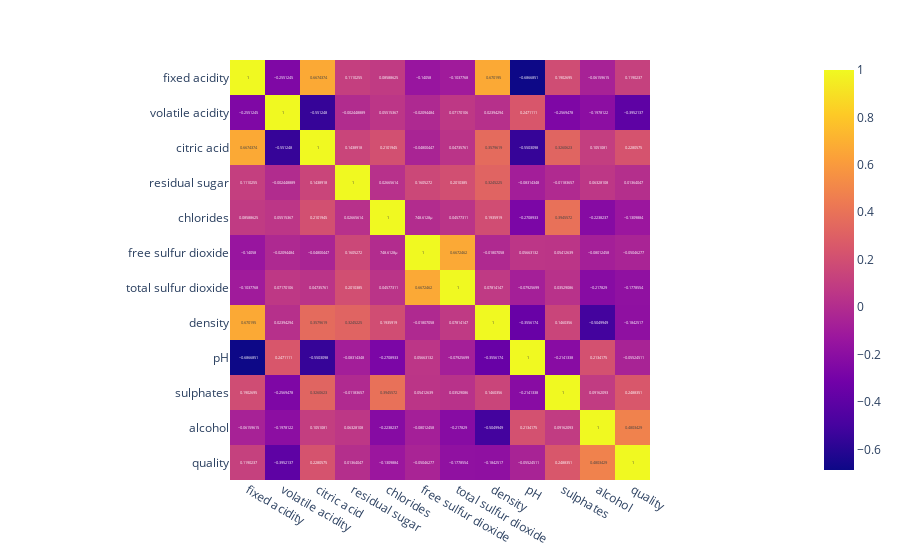

The notebook cell this image was saved under:
### Code cell
fig = px.imshow(df.corr(),text_auto=True)
fig

### Figure 1 — Plotly figure (JSON) as saved in the notebook; plotly's stock layout.template omitted (floating-point values rounded to 4 significant figures; data arrays with more than 128 entries replaced by an {"elided": "..."} marker saying what was removed)
{"data": [{"coloraxis": "coloraxis", "hovertemplate": "x: %{x}<br>y: %{y}<br>color: %{z}<extra></extra>", "name": "0", "texttemplate": "%{z}", "type": "heatmap", "x": ["fixed acidity", "volatile acidity", "citric acid", "residual sugar", "chlorides", "free sulfur dioxide", "total sulfur dioxide", "density", "pH", "sulphates", "alcohol", "quality"], "xaxis": "x", "y": ["fixed acidity", "volatile acidity", "citric acid", "residual sugar", "chlorides", "free sulfur dioxide", "total sulfur dioxide", "density", "pH", "sulphates", "alcohol", "quality"], "yaxis": "y", "z": {"elided": "12x12 float values"}}], "layout": {"coloraxis": {"colorscale": [[0, "#0d0887"], [0.1111, "#46039f"], [0.2222, "#7201a8"], [0.3333, "#9c179e"], [0.4444, "#bd3786"], [0.5556, "#d8576b"], [0.6667, "#ed7953"], [0.7778, "#fb9f3a"], [0.8889, "#fdca26"], [1, "#f0f921"]]}, "margin": {"t": 60}, "xaxis": {"anchor": "y", "constrain": "domain", "domain": [0, 1], "scaleanchor": "y"}, "yaxis": {"anchor": "x", "autorange": "reversed", "constrain": "domain", "domain": [0, 1]}}}
